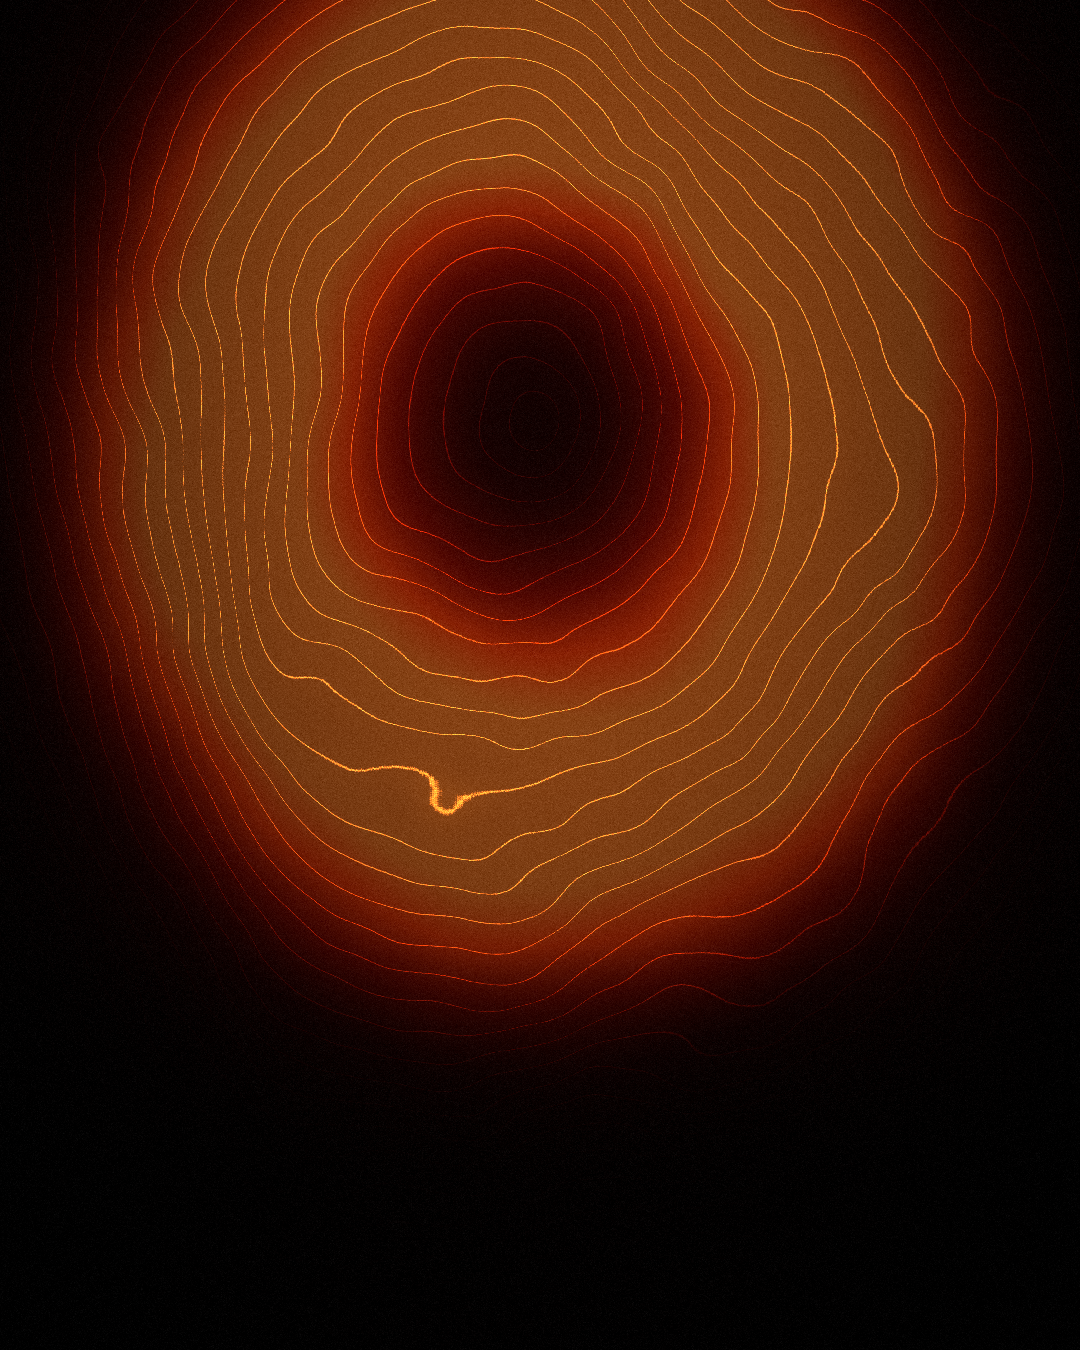

This figure's Python source:
import numpy as np
from PIL import Image, ImageFilter
W,H=1080,1350
rng=np.random.default_rng(2410)
def fbm(oct=5,base=3):
    out=np.zeros((H,W),np.float32); amp=1; tot=0
    for o in range(oct):
        n=base*2**o
        g=rng.random((int(n*H/W)+2,n+2)).astype(np.float32)
        im=Image.fromarray((g*255).astype(np.uint8)).resize((W,H),Image.BICUBIC)
        out+=amp*np.asarray(im,np.float32)/255; tot+=amp; amp*=0.5
    return out/tot
yy,xx=np.mgrid[0:H,0:W].astype(np.float32)
cx,cy=540,430
dx=(xx-cx)/W; dy=(yy-cy)/H*1.05
d=np.sqrt(dx**2+dy**2)
n1=fbm(5,2); n2=fbm(4,3)
f=d+0.10*(n1-0.5)+0.035*np.sin(xx/W*9+n2*4)   # warped distance = isotherms
# heat: hot ring close to subject, cooling outward
heat=np.exp(-((d-0.29)/0.17)**2)*1.0+0.18*np.exp(-(d/0.8)**2)
heat*=0.75+0.5*n1
heat=np.clip(heat,0,1.2)
# palette: black -> oxblood -> red -> orange -> amber
stops=np.array([[0.02,0.005,0.005],[0.18,0.02,0.015],[0.55,0.06,0.02],[1.0,0.27,0.04],[1.0,0.56,0.20]])
xs=np.linspace(0,1,len(stops))
h=np.clip(heat,0,1)
base=np.stack([np.interp(h**1.3,xs,stops[:,c]) for c in range(3)],-1)*0.38
# contour lines
N=40
ph=np.abs(((f*N)%1.0)-0.5)*2          # 0 at line
w=0.055
line=np.clip(1-ph/w,0,1)**1.5
lc=np.stack([np.interp(np.clip(h*1.1,0,1),xs,stops[:,c]) for c in range(3)],-1)
img=base+line[...,None]*lc*(0.25+1.1*h[...,None]**1.2)
img[...,1]*=0.88; img[...,2]*=0.8
# soft bloom
bl=np.asarray(Image.fromarray((np.clip(img,0,1)*255).astype(np.uint8)).filter(ImageFilter.GaussianBlur(14)),np.float32)/255
img=img+bl*0.45
# vignette + bottom fall-off for info block
v=np.clip(1-0.9*((dx*1.2)**2+(((yy-cy)/H)*0.9)**2)*1.6,0.15,1)
img*=v[...,None]
t=np.clip((yy/H-0.70)/0.16,0,1); img*=(1-0.55*t)[...,None]
# grain
img+=rng.normal(0,0.028,(H,W,1)).astype(np.float32)*(0.5+img.mean(-1,keepdims=True))
Image.fromarray((np.clip(img,0,1)*255).astype(np.uint8)).save('bg_thermal.png')
